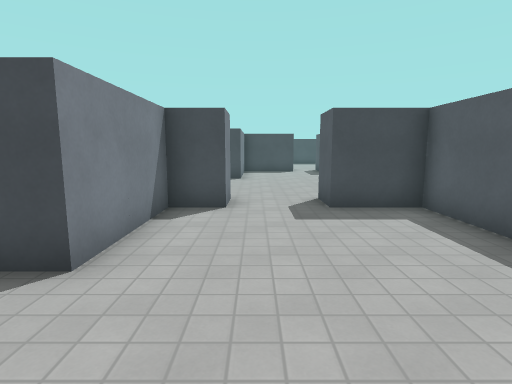
view 1 (above)

16 first-person views from a walk through a level from a Godot 3-D game. The camera is 1.5 m above the floor, tilts 8° down and sees 80° across. The floor is counted in squares, 1.2 m on a side. Each view is taken from the middle of a square. On the plan, view 1 faces up. The plan holds only what a view shows up to about 13 squares ahead; the rest is blank. The place goes on beyond the plan. Surface patterns are stand-ins for the level's own textures.

view 2
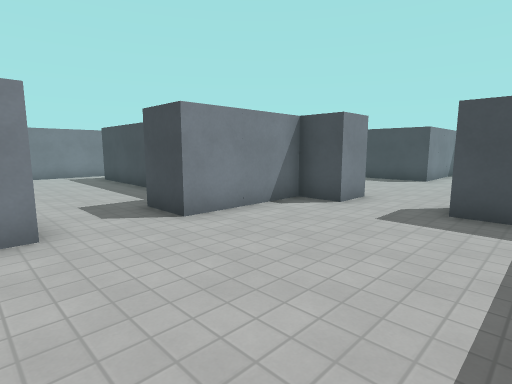

view 3
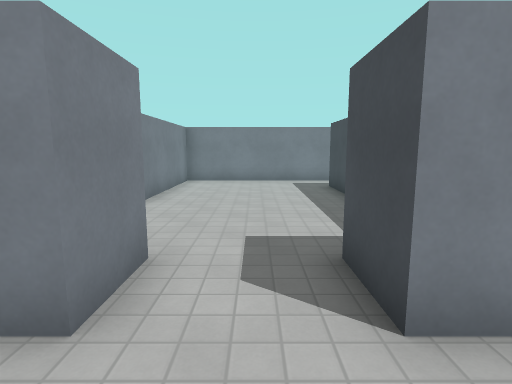

view 4
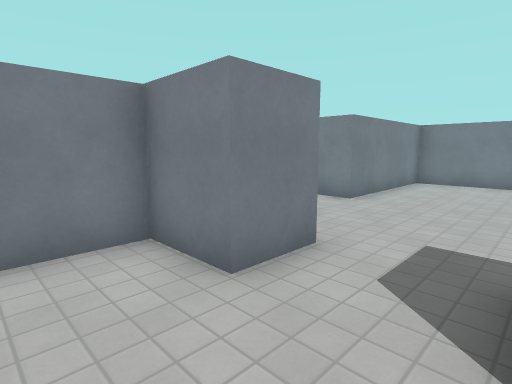

view 5
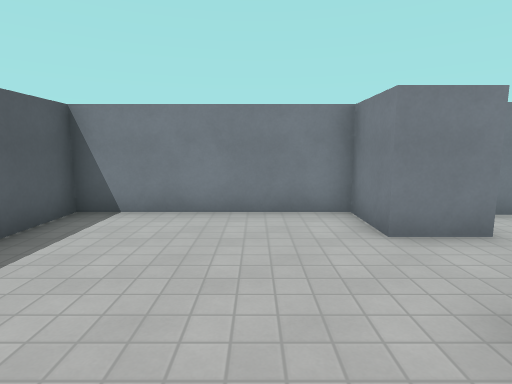

view 6
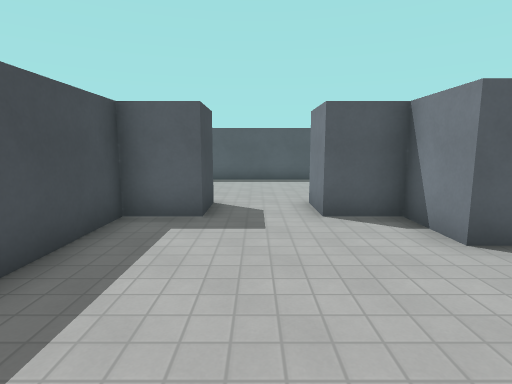

view 7
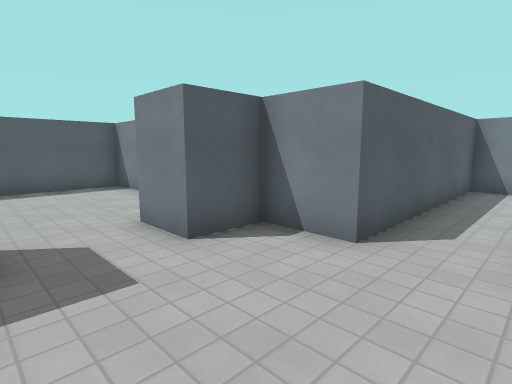

view 8
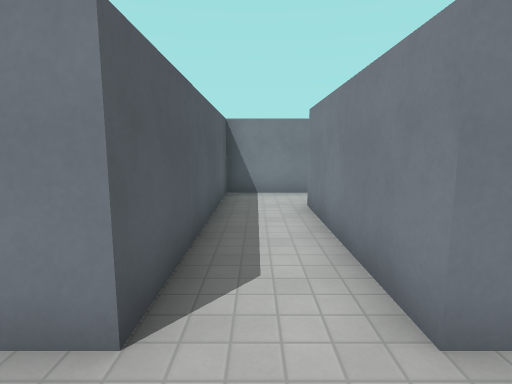

view 9
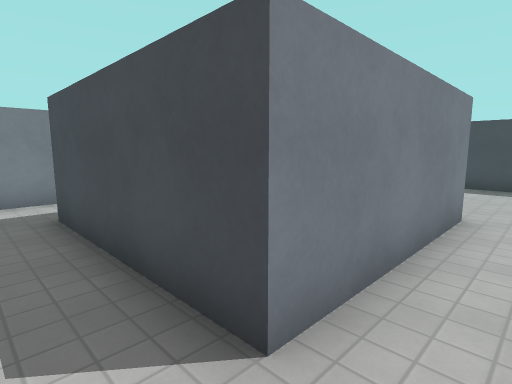

view 10
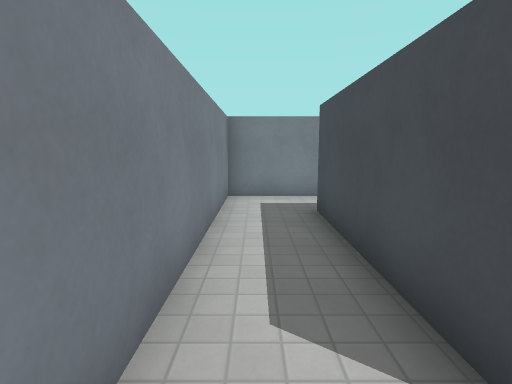

view 11
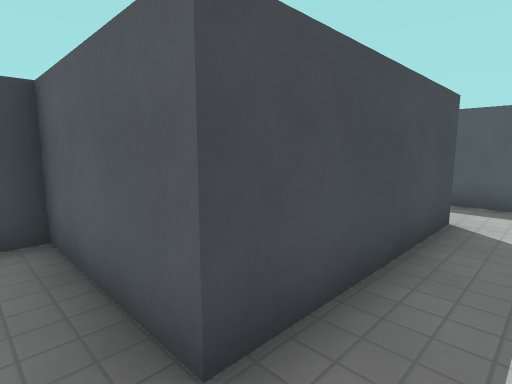

view 12
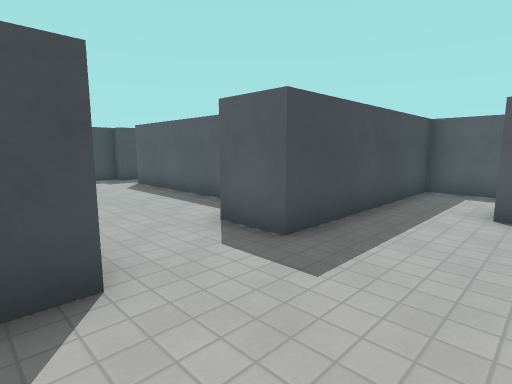

view 13
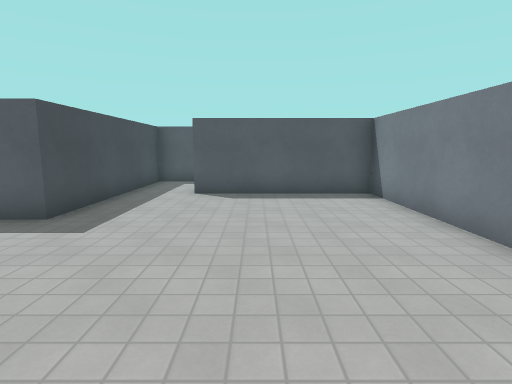

view 14
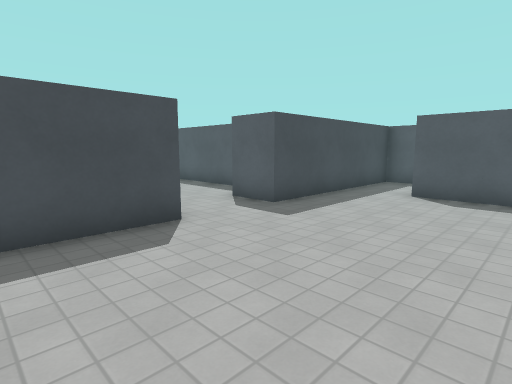

view 15
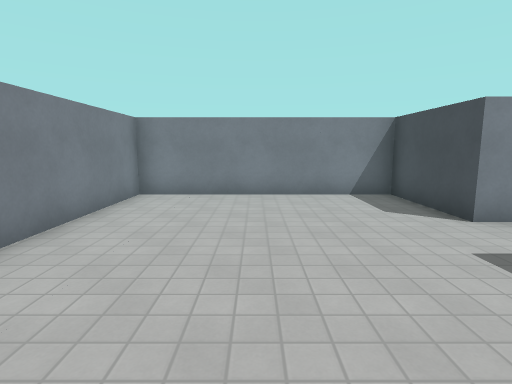

view 16
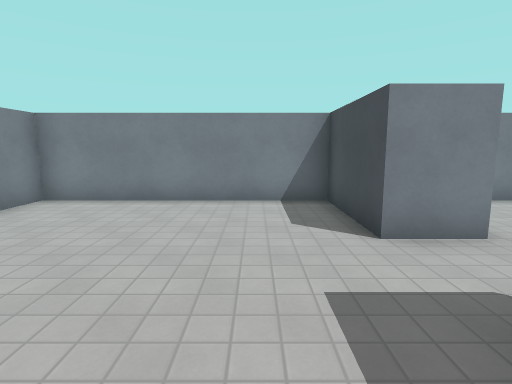

### Floor plan
Ten units are one square. View 1 is at (0, 0); x grows to the right and y downward. Boxes are objects, and circles mark ways between rooms. Rooms are numbered by the first view taken in them; rooms with no view inside come last. Other rooms are left out.
<svg viewBox="-249 -84 290 181">
<path fill="none" stroke="#000" d="M-19 -8 -19 10 36 10 36 -65 16 -65 16 -78M-6 -79 -6 -65 -19 -65 -19 -30M-52 8 -34 8 -34 -8 -19 -8M-19 -30 -34 -30 -34 -45 -105 -45M-122 -50 -122 8 -72 8M-72 8 -72 58 -121 58M-141 65 -141 77 -52 77 -52 8M-211 6 -211 23 -244 23 -244 92 -154 92 -154 42M-135 23 -186 23 -186 8M-141 52 -141 65M-121 58 -121 23 -135 23"/>
<circle cx="-25" cy="-20" r="3" fill="#2a7"/>
<circle cx="-60" cy="0" r="3" fill="#2a7"/>
<circle cx="-130" cy="55" r="3" fill="#2a7"/>
<circle cx="-145" cy="35" r="3" fill="#2a7"/>
<text x="10" y="-30">1</text>
<text x="-70" y="-20">2</text>
<text x="-70" y="60">3</text>
<text x="-200" y="50">4</text>
<text x="-130" y="40">5</text>
</svg>
Room 1 opens to room 2. Room 2 opens to room 3. Room 3 opens to room 5. Room 4 opens to room 5.

Where each view was taken, in squares from view 1:
view 1: 0 up, 0 right, facing up
view 2: 0 up, 3 right, facing up-left
view 3: 2 up, 0 right, facing left
view 4: 3 up, 0 right, facing down-left
view 5: 5 up, 0 right, facing down
view 6: 2 up, 9 left, facing right
view 7: 3 up, 7 left, facing down-right
view 8: 1 up, 6 left, facing down
view 9: 7 down, 6 left, facing up-left
view 10: 7 down, 6 left, facing left
view 11: 7 down, 13 left, facing up-right
view 12: 5 down, 22 left, facing up-right
view 13: 6 down, 24 left, facing right
view 14: 7 down, 24 left, facing up-right
view 15: 6 down, 16 left, facing left
view 16: 4 down, 17 left, facing left
